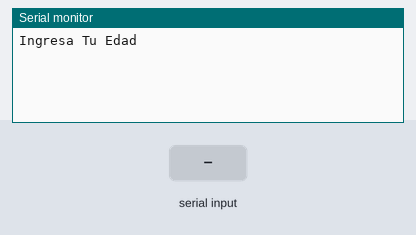
Recording of a sketch running on a simulated Arduino Uno, built with avr-gcc and run on an emulated ATmega328P. Shown: the last lines printed to the serial monitor. The test bench sets the inputs (shaded band).

Above: at 1.2 s.
1.3 s: "90,45\n" received over Serial
At 1.8 s:
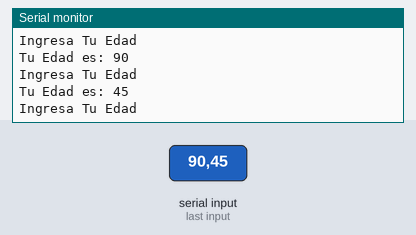
2.8 s: "0\n" received over Serial
At 3.2 s:
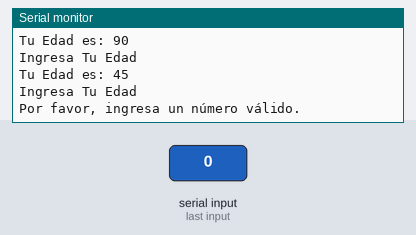

The sketch:

ejemplo_2.ino
```cpp
int mi_edad;
String mensaje1 = "Ingresa Tu Edad";
String mensaje2 = "Tu Edad es: ";

void setup() {
  Serial.begin(9600);
}

void loop() {
  Serial.println(mensaje1);

  // Espera a que haya datos disponibles
  while (Serial.available() == 0) {
    // no hace nada, solo espera
  }

  // Lee el número
  mi_edad = Serial.parseInt();

  // Si el número es 0 y no escribiste realmente un número, vuelve a pedir
  if (mi_edad == 0) {
    Serial.println("Por favor, ingresa un número válido.");
    while (Serial.available() > 0) {
      Serial.read();  // limpia caracteres residuales
    }
    delay(500); // pequeña pausa para evitar saturar el monitor
    return;  // vuelve al inicio de loop() y repite
  }

  // Si el número es válido, lo imprime
  Serial.print(mensaje2);
  Serial.println(mi_edad);

  // Limpia el buffer
  while (Serial.available() > 0) {
    Serial.read();
  }


}
```

Measured:
- after the input at 1.3 s, the serial monitor: prints a new line at once (image 1)
- after the input at 2.8 s, the serial monitor: prints a new line at once (image 2)
